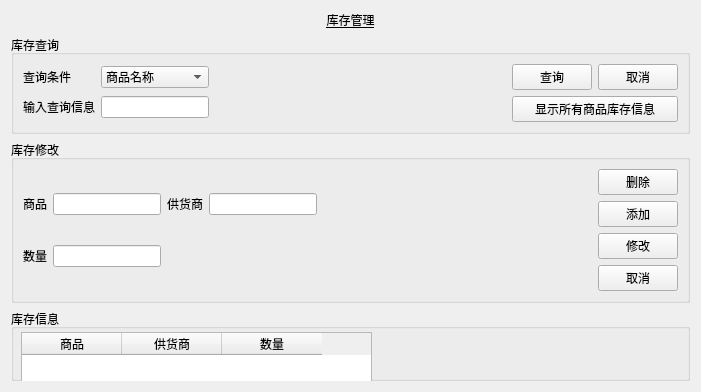
<?xml version="1.0" encoding="UTF-8"?>
<ui version="4.0">
 <class>StockWidget</class>
 <widget class="QWidget" name="StockWidget">
  <property name="geometry">
   <rect>
    <x>0</x>
    <y>0</y>
    <width>701</width>
    <height>392</height>
   </rect>
  </property>
  <property name="windowTitle">
   <string>Form</string>
  </property>
  <layout class="QVBoxLayout" name="verticalLayout_2">
   <item>
    <widget class="QLabel" name="label">
     <property name="font">
      <font>
       <family>Agency FB</family>
       <underline>true</underline>
      </font>
     </property>
     <property name="text">
      <string>库存管理</string>
     </property>
     <property name="alignment">
      <set>Qt::AlignCenter</set>
     </property>
    </widget>
   </item>
   <item>
    <widget class="QGroupBox" name="groupBox">
     <property name="title">
      <string>库存查询</string>
     </property>
     <layout class="QHBoxLayout" name="horizontalLayout_2">
      <item>
       <layout class="QGridLayout" name="gridLayout_2">
        <item row="0" column="0">
         <widget class="QLabel" name="label_2">
          <property name="text">
           <string>查询条件</string>
          </property>
         </widget>
        </item>
        <item row="1" column="0">
         <widget class="QLabel" name="label_3">
          <property name="text">
           <string>输入查询信息</string>
          </property>
         </widget>
        </item>
        <item row="0" column="1" colspan="2">
         <widget class="QComboBox" name="comboBox">
          <item>
           <property name="text">
            <string>商品名称</string>
           </property>
          </item>
          <item>
           <property name="text">
            <string>供货商</string>
           </property>
          </item>
         </widget>
        </item>
        <item row="1" column="1" colspan="2">
         <widget class="QLineEdit" name="lineEdit_2"/>
        </item>
       </layout>
      </item>
      <item>
       <spacer name="horizontalSpacer">
        <property name="orientation">
         <enum>Qt::Horizontal</enum>
        </property>
        <property name="sizeHint" stdset="0">
         <size>
          <width>171</width>
          <height>20</height>
         </size>
        </property>
       </spacer>
      </item>
      <item>
       <layout class="QGridLayout" name="gridLayout">
        <item row="0" column="0">
         <widget class="QPushButton" name="pushButton">
          <property name="text">
           <string>查询</string>
          </property>
         </widget>
        </item>
        <item row="0" column="1">
         <widget class="QPushButton" name="pushButton_2">
          <property name="text">
           <string>取消</string>
          </property>
         </widget>
        </item>
        <item row="1" column="0" colspan="2">
         <widget class="QPushButton" name="pushButton_3">
          <property name="text">
           <string>显示所有商品库存信息</string>
          </property>
         </widget>
        </item>
       </layout>
      </item>
     </layout>
    </widget>
   </item>
   <item>
    <widget class="QGroupBox" name="groupBox_2">
     <property name="title">
      <string>库存修改</string>
     </property>
     <layout class="QHBoxLayout" name="horizontalLayout">
      <item>
       <layout class="QGridLayout" name="gridLayout_3">
        <item row="0" column="0">
         <widget class="QLabel" name="label_4">
          <property name="text">
           <string>商品</string>
          </property>
         </widget>
        </item>
        <item row="0" column="1">
         <widget class="QLineEdit" name="lineEdit_3"/>
        </item>
        <item row="0" column="2">
         <widget class="QLabel" name="label_5">
          <property name="text">
           <string>供货商</string>
          </property>
         </widget>
        </item>
        <item row="0" column="3">
         <widget class="QLineEdit" name="lineEdit_4"/>
        </item>
        <item row="1" column="0">
         <widget class="QLabel" name="label_6">
          <property name="text">
           <string>数量</string>
          </property>
         </widget>
        </item>
        <item row="1" column="1">
         <widget class="QLineEdit" name="lineEdit_5"/>
        </item>
       </layout>
      </item>
      <item>
       <spacer name="horizontalSpacer_2">
        <property name="orientation">
         <enum>Qt::Horizontal</enum>
        </property>
        <property name="sizeHint" stdset="0">
         <size>
          <width>83</width>
          <height>20</height>
         </size>
        </property>
       </spacer>
      </item>
      <item>
       <layout class="QVBoxLayout" name="verticalLayout">
        <item>
         <widget class="QPushButton" name="pushButton_6">
          <property name="text">
           <string>删除</string>
          </property>
         </widget>
        </item>
        <item>
         <widget class="QPushButton" name="pushButton_7">
          <property name="text">
           <string>添加</string>
          </property>
         </widget>
        </item>
        <item>
         <widget class="QPushButton" name="pushButton_4">
          <property name="text">
           <string>修改</string>
          </property>
         </widget>
        </item>
        <item>
         <widget class="QPushButton" name="pushButton_5">
          <property name="text">
           <string>取消</string>
          </property>
         </widget>
        </item>
       </layout>
      </item>
     </layout>
    </widget>
   </item>
   <item>
    <widget class="QGroupBox" name="groupBox_3">
     <property name="sizePolicy">
      <sizepolicy hsizetype="Preferred" vsizetype="Expanding">
       <horstretch>0</horstretch>
       <verstretch>0</verstretch>
      </sizepolicy>
     </property>
     <property name="title">
      <string>库存信息</string>
     </property>
     <widget class="QTableWidget" name="tableWidget">
      <property name="geometry">
       <rect>
        <x>10</x>
        <y>23</y>
        <width>351</width>
        <height>191</height>
       </rect>
      </property>
      <column>
       <property name="text">
        <string>商品</string>
       </property>
      </column>
      <column>
       <property name="text">
        <string>供货商</string>
       </property>
      </column>
      <column>
       <property name="text">
        <string>数量</string>
       </property>
      </column>
     </widget>
    </widget>
   </item>
  </layout>
 </widget>
 <resources/>
 <connections/>
</ui>
